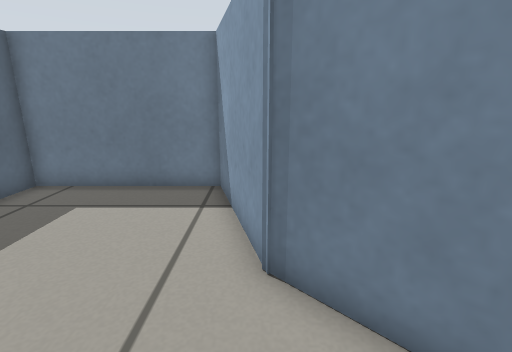
view 1 (above)

14 first-person views from a walk through a world built for the Gazebo simulator. The camera is 0.55 m above the floor, tilts 14° down and sees 85° across. The floor is counted in squares, 0.2 m on a side. Each view is taken from the middle of a square. On the plan, view 1 faces up. The plan holds only what a view shows up to about 19 squares ahead; the rest is blank.

view 2
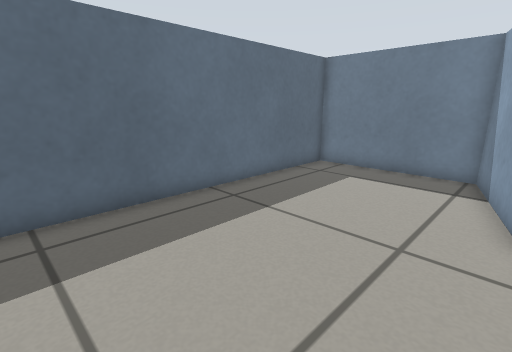

view 3
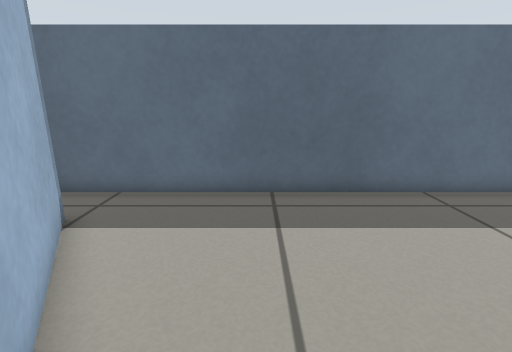

view 4
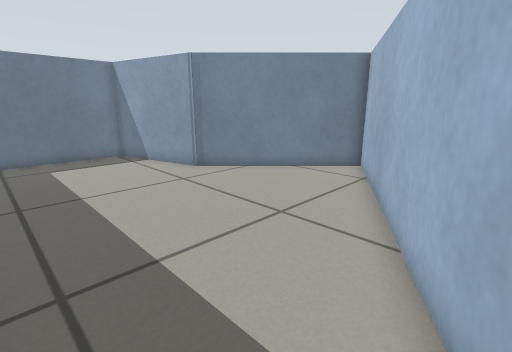

view 5
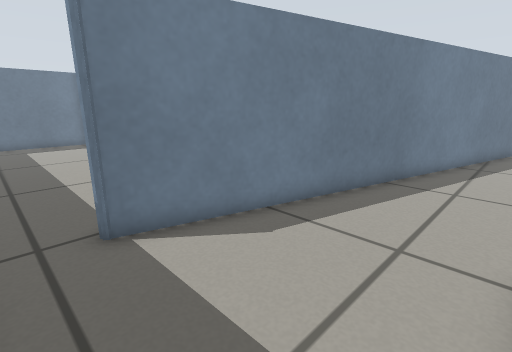

view 6
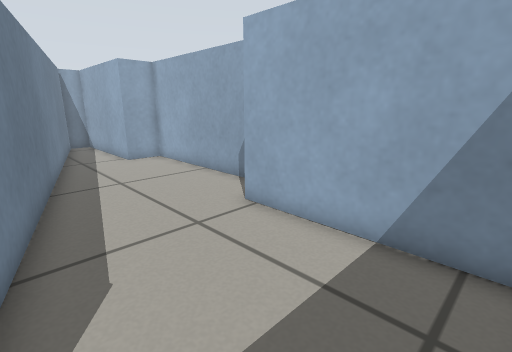

view 7
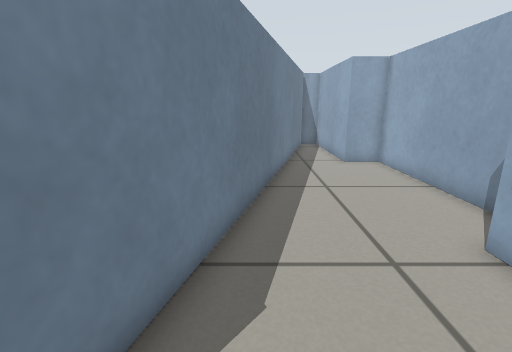

view 8
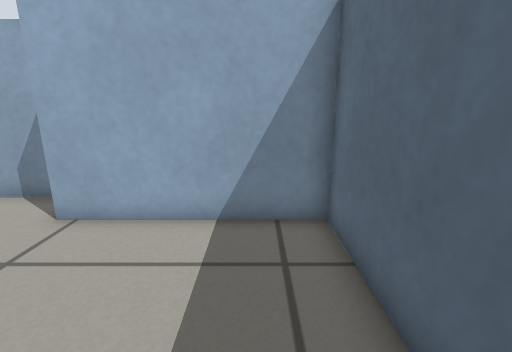

view 9
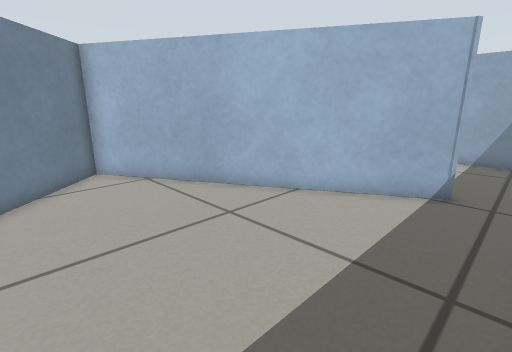

view 10
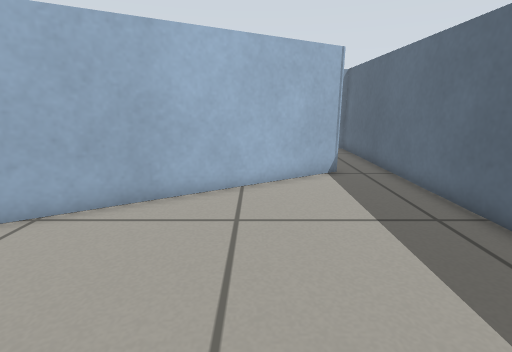

view 11
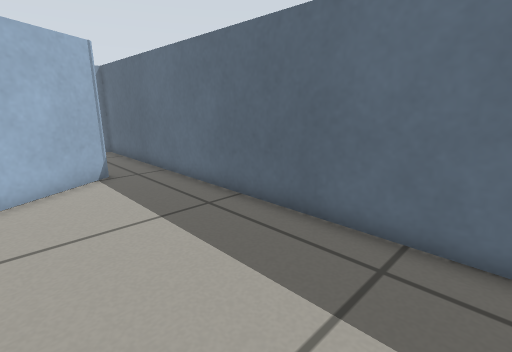

view 12
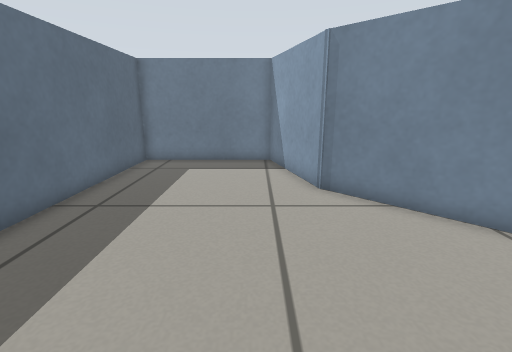

view 13
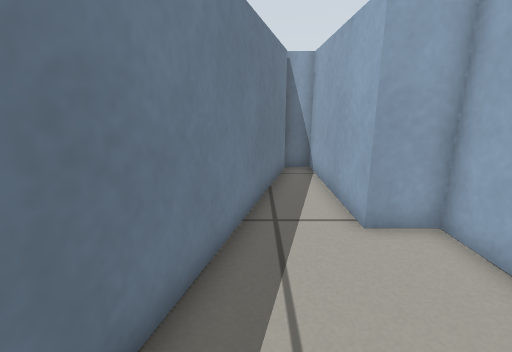

view 14
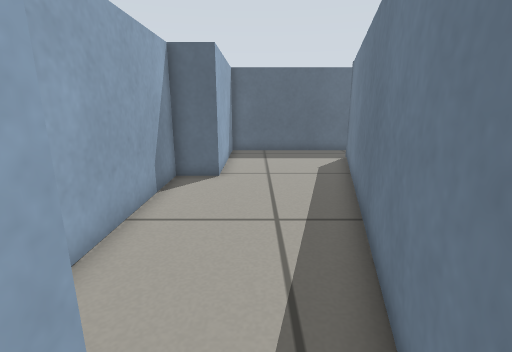

### Floor plan
Ten units are one square. View 1 is at (0, 0); x grows to the right and y downward. Boxes are objects, and circles mark ways between rooms. Rooms are numbered by the first view taken in them; rooms with no view inside come last. Other rooms are left out.
<svg viewBox="-83 -100 235 268">
<path fill="none" stroke="#000" d="M-57 79 57 13 2 -42 -12 -95 -78 -95 -78 65M-78 65 -78 145 -10 145 -10 163 80 163 80 145 147 145 147 133 -57 79"/>
<circle cx="-65" cy="75" r="3" fill="#2a7"/>
<text x="-30" y="-10">1</text>
<text x="10" y="120">2</text>
</svg>
Room 1 opens to room 2.

Where each view was taken, in squares from view 1:
view 1: 0 up, 0 right, facing up
view 2: 3 down, 0 right, facing up-left
view 3: 3 down, 1 right, facing left
view 4: 7 down, 7 left, facing up-right
view 5: 14 down, 7 left, facing up-right
view 6: 9 down, 7 left, facing down-right
view 7: 10 down, 6 left, facing right
view 8: 8 down, 6 left, facing down
view 9: 2 up, 7 left, facing down-right
view 10: 4 up, 2 left, facing down
view 11: 4 up, 2 left, facing down-left
view 12: 5 down, 2 left, facing up
view 13: 12 down, 2 right, facing right
view 14: 13 down, 10 right, facing left
